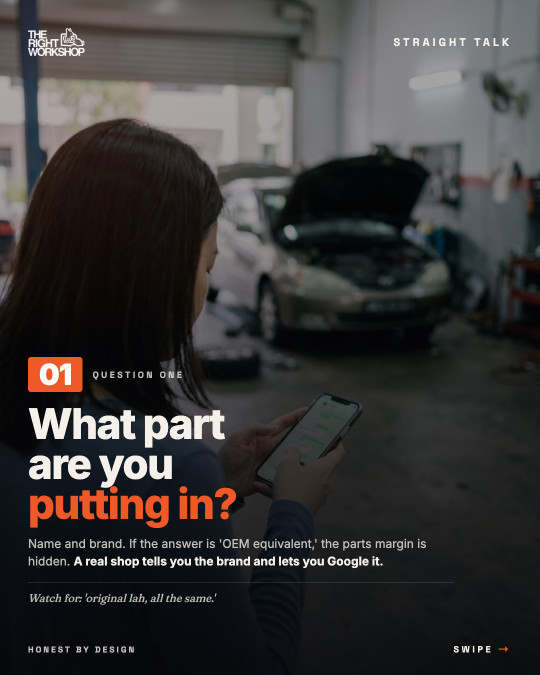
#> input picture assets/batch-n1-st-mode-a-2026-06-08-20/slide_2.png, 1080 x 1350 px, given as the content of the folder ig-scheduler/assets/newseries-wl-mode-b-2026-05-02-11/slides, which was not available (shown at 1/2 size)
$ python contact_sheet.py
#> lines starting #> are read from the running program, lines starting #| are printed output that depends on the picture; pictures that were not available may be replaced by others from this repository, and a replacement may not be noted
"""Build one contact sheet per mode showing all slides side-by-side."""
from PIL import Image, ImageDraw, ImageFont
from pathlib import Path

ASSETS = Path('/Users/admin/the-right-workshop/trw-ig-scheduler/assets')
OUT = Path('/Users/admin/the-right-workshop/trw-ig-scheduler/carousels/contact_sheets')
OUT.mkdir(exist_ok=True)

MODES = [
    # Originally-built 5 prototypes
    ("Mode B — WLD Battery Light", "newseries-wl-mode-b-2026-05-02-11"),
    ("Mode A — ST Three Questions", "newseries-st-mode-a-2026-05-02-15"),
    ("Mode C — CoW Skip the Oil", "newseries-cow-mode-c-2026-05-04-20"),
    ("Mode D — CoW One Year Too Long", "newseries-cow-mode-d-2026-05-06-20"),
    ("Mode E — WLD ABS Off", "newseries-wl-mode-e-2026-05-08-11"),
    # 16 new carousels
    ("Mode B — CoW Brake Fluid $80→$3,400", "newseries-cow-mode-b-2026-05-02-20"),
    ("Mode A — DM What I wish I knew at 23", "newseries-dm-mode-a-2026-05-03-11"),
    ("Mode A — BtB Honda Vezel honest take", "newseries-bbtb-vezel-mode-a-2026-05-03-20"),
    ("Mode C — WLD Check engine $30→$3,000", "newseries-wl-mode-c-2026-05-04-11"),
    ("Mode C — ST Bring receipts walk away clean", "newseries-st-mode-c-2026-05-04-15"),
    ("Mode B — DM Read the dipstick", "newseries-dm-mode-b-2026-05-05-11"),
    ("Mode B — BtB Vezel honest list", "newseries-bbtb-vezel-mode-b-2026-05-05-20"),
    ("Mode D — WLD Drove on red light", "newseries-wl-mode-d-2026-05-06-11"),
    ("Mode D — ST 4-line honest test", "newseries-st-mode-d-2026-05-06-15"),
    ("Mode C — DM On the PIE watch the gauges", "newseries-dm-mode-c-2026-05-07-11"),
    ("Mode C — BtB Find the right Vezel workshop", "newseries-bbtb-vezel-mode-c-2026-05-07-20"),
    ("Mode E — ST Honest vs upsell side by side", "newseries-st-mode-e-2026-05-13-11"),
    ("Mode E — CoW Service interval numbers", "newseries-cow-mode-e-2026-05-13-15"),
    ("Mode D — DM My first car 230k km", "newseries-dm-mode-d-2026-05-13-20"),
    ("Mode D — BtB Vezel notes from workshop floor", "newseries-bbtb-vezel-mode-d-2026-05-14-15"),
    ("Mode E — BtB Vezel spec card", "newseries-bbtb-vezel-mode-e-2026-05-14-20"),
]

THUMB_W = 360   # each slide width
THUMB_H = 450   # each slide height (4:5 ratio)
GAP = 24
HEADER_H = 80
PADDING = 32

for label, slug in MODES:
    src = ASSETS / slug / "slides"
    slide_files = sorted(src.glob("slide_*.png"))
    n = len(slide_files)
    if n == 0:
        print(f"skip {slug} — no slides")
        continue
    # Single row layout
    total_w = PADDING * 2 + n * THUMB_W + (n - 1) * GAP
    total_h = PADDING * 2 + HEADER_H + THUMB_H + 50  # +50 for slide number label
    sheet = Image.new("RGB", (total_w, total_h), (240, 235, 220))
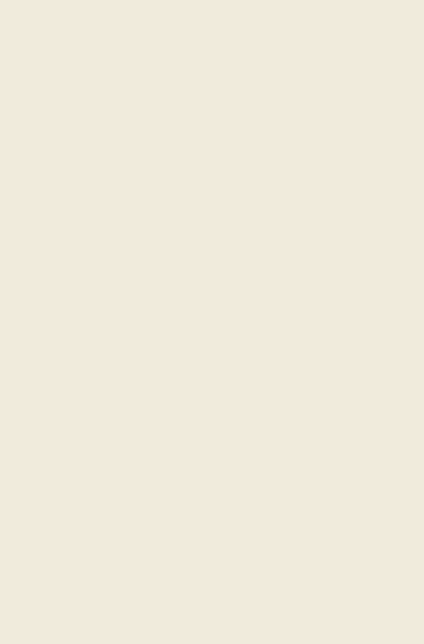
#> sheet: PIL image 424x644 RGB; mean R, G, B 240, 235, 220
    draw = ImageDraw.Draw(sheet)
    try:
        font_label = ImageFont.truetype("/System/Library/Fonts/Supplemental/Arial Bold.ttf", 28)
        font_small = ImageFont.truetype("/System/Library/Fonts/Supplemental/Arial.ttf", 18)
    except OSError:
        font_label = ImageFont.load_default()
        font_small = ImageFont.load_default()
    draw.text((PADDING, PADDING), label, fill=(20, 20, 20), font=font_label)
    draw.text((PADDING, PADDING + 40), f"{n} slides · {slug}", fill=(120, 120, 120), font=font_small)

    x = PADDING
    y = PADDING + HEADER_H
    for i, sf in enumerate(slide_files, start=1):
        img = Image.open(sf).convert("RGB")
#> img is the input picture: PIL image 1080x1350 RGB; mean R, G, B 57.2, 55.3, 55
        img = img.resize((THUMB_W, THUMB_H), Image.LANCZOS)
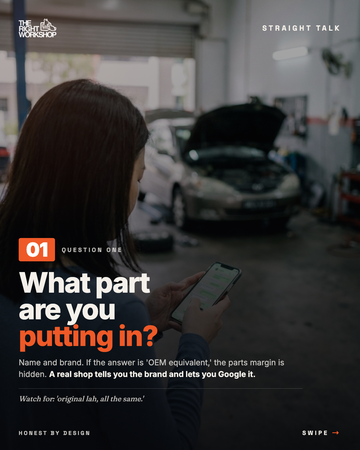
#> img: PIL image 360x450 RGB; mean R, G, B 57.2, 55.3, 55
        sheet.paste(img, (x, y))
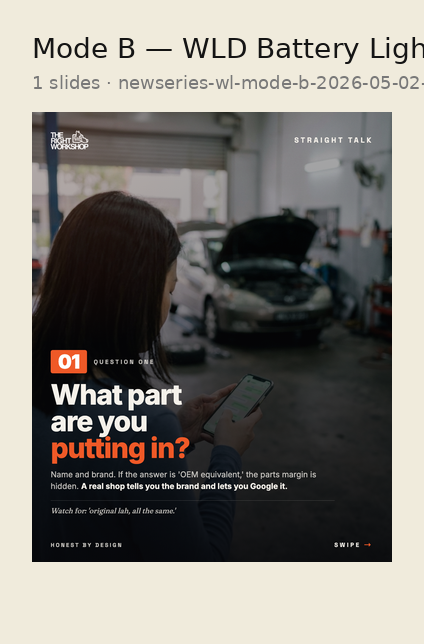
#> sheet: PIL image 424x644 RGB; mean R, G, B 129.2, 126.1, 120
        # slide number caption
        draw.text((x, y + THUMB_H + 8), f"Slide {i}", fill=(20, 20, 20), font=font_small)
        x += THUMB_W + GAP

    out_path = OUT / f"{slug}_contact.png"
    sheet.save(out_path, "PNG", optimize=True)
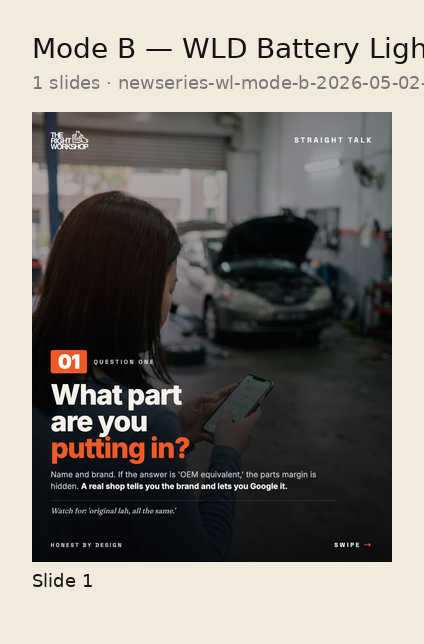
#> saved as newseries-wl-mode-b-2026-05-02-11_contact.png: PIL image 424x644 RGB; mean R, G, B 129, 125.9, 119.8
    print(f"  built {out_path} ({n} slides)")

print("done.")
